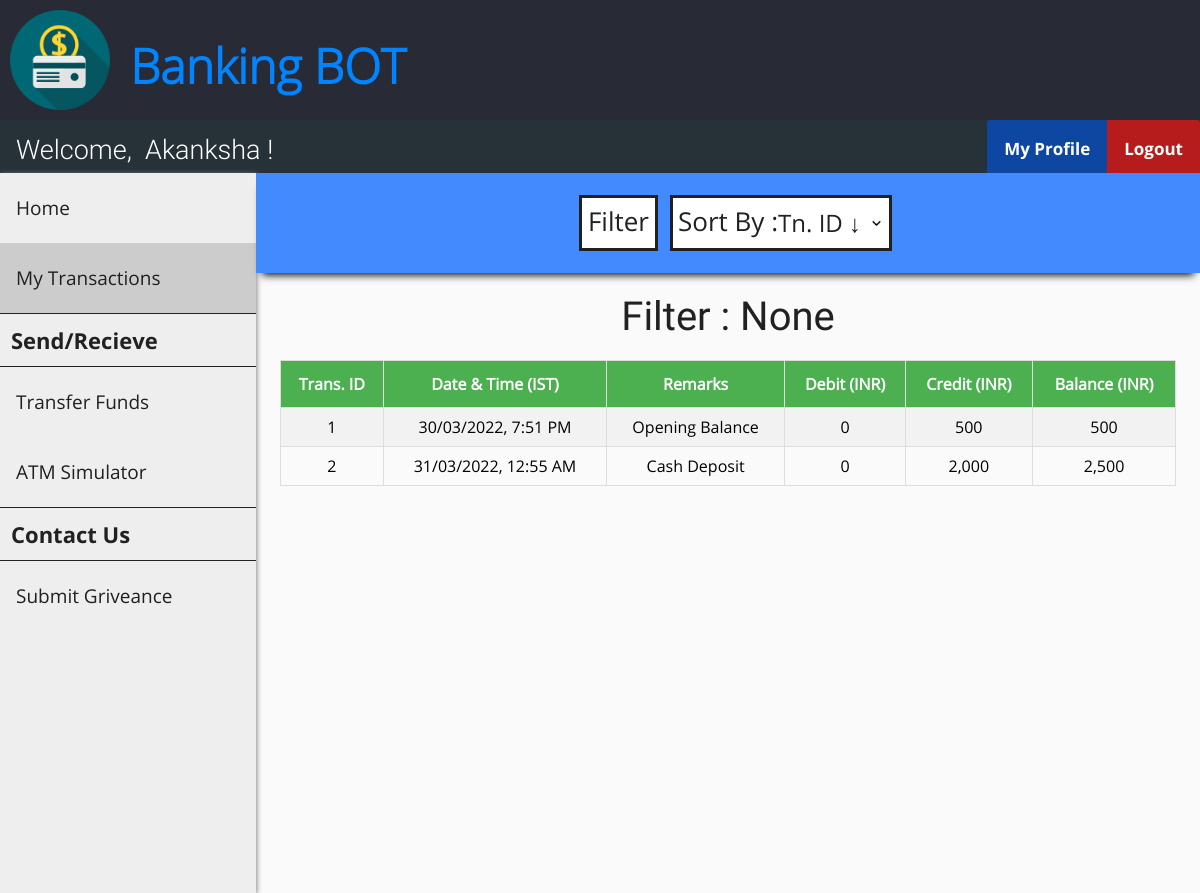
Screenshot of /customer_transactions.php (signed in) with the database file from the repository.
### tables this page shows
CREATE TABLE `customer` (
  `cust_id` int(11) NOT NULL ,
  `first_name` varchar(30) DEFAULT NULL,
  `last_name` varchar(30) DEFAULT NULL,
  `gender` varchar(10) DEFAULT NULL,
  `dob` date DEFAULT NULL,
  `aadhar_no` varchar(11) DEFAULT NULL,
  `email` varchar(30) DEFAULT NULL,
  `phone_no` varchar(20) DEFAULT NULL,
  `address` varchar(255) DEFAULT NULL,
  `branch` varchar(30) DEFAULT NULL,
  `account_no` varchar(11) DEFAULT NULL,
  `pin` int(4) DEFAULT NULL,
  `uname` varchar(30) DEFAULT NULL,
  `pwd` varchar(30) DEFAULT NULL
);

CREATE TABLE `passbook1` (
  `trans_id` int(11) NOT NULL,
  `trans_date` datetime DEFAULT NULL,
  `remarks` varchar(255) DEFAULT NULL,
  `debit` int(11) DEFAULT NULL,
  `credit` int(11) DEFAULT NULL,
  `balance` int(11) DEFAULT NULL
);

### customer_transactions.php (the view, shortened to what this page needs)
<?php
    include "connect.php";
    include "header.php";
    include "customer_navbar.php";
    include "customer_sidebar.php";
    if (isset($_SESSION['loggedIn_cust_id'])) {
        $sql0 = "SELECT * FROM passbook".$_SESSION['loggedIn_cust_id'];
    }
    $filter_indicator = "None";
?>
<!DOCTYPE html>
<html>
<head>
    <link rel="stylesheet" href="transactions_style.css">
</head>
<body>
    <div class="search-bar-wrapper">
        <div class="search-bar" id="the-search-bar">
            <div class="flex-item-search-bar" id="fi-search-bar">
                <button id="search" onclick="document.getElementById('id01').style.display='block'">Filter</button>
                <div class="flex-item-by">
                    <label id="sort">Sort By :</label>
                </div>
                <div class="flex-item-search-by">
                    <select name="by" onChange="window.location.href=this.value">
                        <option selected disabled hidden>
                            <?php if (empty($_GET['sort'])) {?>Tn. ID &darr;<?php } ?>
                        </option>
                    </select>
                </div>
            </div>
        </div>
    </div>
    <div class="flex-container">
        <p id="none">Filter : <?php echo $filter_indicator ?></p>
    </div>
    <div class="flex-container">
        <?php
            $result = $conn->query($sql0);
            if ($result->num_rows > 0) {?>
                <table id="transactions">
                    <tr>
                        <th>Trans. ID</th>
                        <th>Date & Time (IST)</th>
                        <th>Remarks</th>
                        <th>Debit (INR)</th>
                        <th>Credit (INR)</th>
                        <th>Balance (INR)</th>
                    </tr>
        <?php
            while($row = $result->fetch_assoc()) {?>
                    <tr>
                        <td><?php echo $row["trans_id"]; ?></td>
                        <td>
                            <?php
                                $time = strtotime($row["trans_date"]);
                                $sanitized_time = date("d/m/Y, g:i A", $time);
                                echo $sanitized_time;
                             ?>
                        </td>
                        <td><?php echo $row["remarks"]; ?></td>
                        <td><?php echo number_format($row["debit"]); ?></td>
                        <td><?php echo number_format($row["credit"]); ?></td>
                        <td><?php echo number_format($row["balance"]); ?></td>
                    </tr>
            <?php } ?>
            </table>
            <?php
            } else {  ?>
                <p id="none"> No results found :(</p>
            <?php }
            $conn->close(); ?>
    </div>
</body>
</html>

### header.php (shortened to what this page needs)
<!DOCTYPE html>
<html>
<head>
    <link rel="stylesheet" href="header_style.css">
</head>
<body>
    <div class="flex-container-header">
        <div class="flex-item-header">
            <img src="images/logo.png" onclick="eEgg_func()" width="100" height="100">
        </div>
        <div class="flex-item-header">
            <h1>Banking BOT</h1>
        </div>
    </div>
</body>
</html>

### customer_navbar.php (shortened to what this page needs)
<?php
    include "connect.php";
    if (isset($_SESSION['loggedIn_cust_id'])) {
        $sql0 = "SELECT * FROM customer WHERE cust_id=".$_SESSION['loggedIn_cust_id'];
        $result = $conn->query($sql0);
        $row = $result->fetch_assoc();
    }
?>
<!DOCTYPE html>
<html>
<head>
    <link rel="stylesheet" href="user_navbar_style.css">
</head>
<body>
    <div class="nav-wrapper">
        <div class="topnav" id="theTopNav">
            <a id="user">Welcome, &nbsp<?php echo $row["first_name"]; ?> !</a>
            <a id="logout" href="logout_action.php" onclick="return confirm('Are you sure?')">Logout</a>
            <a id="profile" href="customer_profile.php">My Profile</a>
        </div>
    </div>
</body>
</html>

### customer_sidebar.php (shortened to what this page needs)
<!DOCTYPE html>
<html>
<head>
    <link rel="stylesheet" href="admin_sidebar_style.css">
</head>
<body>
    <div class="sidenav" id="theSideNav">
        <a href="customer_home.php">Home</a>
        <a href="customer_transactions.php">My Transactions</a>
        <a id="label">Send/Recieve</a>
        <a href="beneficiary.php">Transfer Funds</a>
        <a href="atm_simulator.php">ATM Simulator</a>
        <a id="label">Contact Us</a>
        <a href="#">Submit Griveance</a>
    </div>
</body>
</html>

### header_style.css (style rules this page uses)
body { margin: 0; padding: 0; background-color: #FAFAFA; }
.flex-container-header { display: -webkit-flex; display: flex; width: auto; height: auto; background-color: #282A35; }
.flex-item-header { width: auto; height: 100px; margin: 10px; }
h1 { font-family: OpenSans-Light; color: #0084ff; font-size: 3rem; line-height: 3rem; margin-top: calc((1.5rem - 2rem) + 2.5rem); margin-bottom: 1.5rem; }

### user_navbar_style.css (style rules this page uses)
.nav-wrapper { height: 53px; background: #333; }
.nav-wrapper .topnav { background-color: #263238; overflow: hidden; height: 53px; }
.topnav a[id="user"] { float: left; display: block; color: white; text-align: center; padding: 14px 16px; text-decoration: none; font-size: 27px; font-family: Roboto-Light; }
.topnav a[id="profile"] { float: right; display: block; color: white; text-align: center; padding: 17px 17px; text-decoration: none; font-size: 17px; font-family: OpenSans-Bold; background-color: #0D47A1; border-top-left-radius: 3px; }
.topnav a[id="logout"] { float: right; display: block; color: white; text-align: center; padding: 17px 17px; text-decoration: none; font-size: 17px; font-family: OpenSans-Bold; background-color: #b71c1c; border-top-right-radius: 3px; }

### admin_sidebar_style.css (style rules this page uses)
.sidenav { width: 256px; background-color: #eee; height: 90vh; float: left; overflow-y: auto; box-shadow: 1px 1px 5px #888888; }
.sidenav a { font-family: OpenSans-Regular; font-size: 19px; color: #212121; display: block; padding: 22px 16px; text-decoration: none; }
.sidenav a[id="label"] { font-family: OpenSans-Bold; font-size: 22px; color: #212121; display: block; padding: 11px; text-decoration: none; border-top: 1px solid #212121; border-bottom: 1px solid #212121; }
.sidenav a.active { background-color: #ccc; }

### transactions_style.css (style rules this page uses)
.flex-container { display: -webkit-flex; display: flex; margin-left: 256px; width: auto; height: auto; padding-top: 20px; flex-direction: column; overflow-x: auto; }
.search-bar-wrapper { height: 100px; }
.search-bar-wrapper .search-bar { display: -webkit-flex; display: flex; margin-left: 256px; position: relative; width: auto; height: 100px; flex-direction: column; background-color: #448AFF; box-shadow: 0 8px 8px -6px black; overflow: hidden; }
label[id="sort"] { display: block; float: left; color: #212121; font-family: OpenSans-Regular; font-size: 26px; background-color: white; border: 3px solid #212121; border-right: 0; margin: 12px; margin-right: 0px; height: 45px; padding-top: 5px; padding-left: 5px; }
select { font-family: OpenSans-Regular; color: #212121; font-size: 24px; background: url("images/down_arrow.png") 96% / 15% no-repeat #eee; -webkit-appearance: none; -moz-appearance: none; background-color: white; border: 3px solid #212121; border-left: 0; margin: 12px; margin-left: 0px; height: 56px; width: 115%; }
.flex-item-search-bar { display: -webkit-flex; display: flex; flex-direction: row; margin: auto; width: auto; height: auto; }
button[id="search"] { font-family: OpenSans-Regular; color: #212121; font-size: 26px; background-color: white; cursor: pointer; height: 40px; margin-top: 12px; padding-top: 5px; padding-bottom: 45px; border: 3px solid #212121; }
label { display: block; float: left; color: #212121; font-family: OpenSans-Bold; font-size: 20px; }
#transactions { font-family: OpenSans-Regular; border-collapse: collapse; width: 80%; margin: auto; }
@media screen and (max-width: 1280px) { #transactions { width: 95%; } }
#transactions td, #transactions th { text-align: center; border: 1px solid #ddd; padding: 8px; }
#transactions tr:nth-child(even) { background-color: #f2f2f2; }
#transactions th { padding-top: 12px; padding-bottom: 12px; background-color: #4CAF50; color: white; }
p[id="none"] { margin: auto; font-size: 40px; color: #212121; font-family: Roboto-Regular; }

### rows the page displays
customer: first_name "Akanksha"
passbook1: trans_id "1", trans_date "30/03/2022, 7:51 PM", remarks "Opening Balance", debit "0", credit "500", balance "500"
passbook1: trans_id "2", trans_date "31/03/2022, 12:55 AM", remarks "Cash Deposit", debit "0", credit "2,000", balance "2,500"

### other values shown
$filter_indicator "None"
